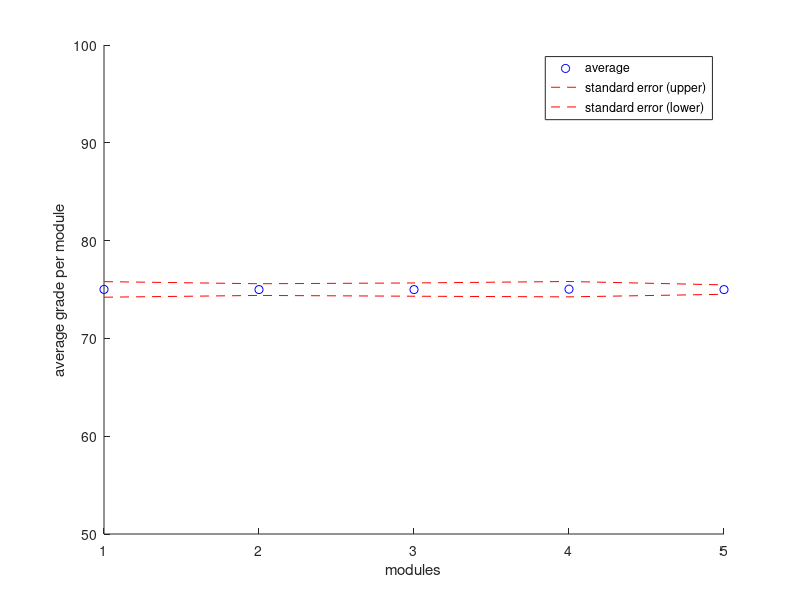

The MATLAB script that drew this image:
% Load exam grades
% Let's say that each row is a student and each column a module.
load('examgrades.mat');

% What is the average score per module?
average_per_module = mean(grades);
%Or "mean(grades,1);", 1 specifies that we want the mean over the columns. 
%For mean over the rows we would have "mean(grades,2);"

standard_deviation_per_module = std(grades);
%Or "std(grades,[],1);", 1 specifies that we want the mean over the columns. 
%For mean over the rows we would have "std(grades,[],2);"

standard_error_mean = standard_deviation_per_module ./ sqrt(size(grades,1));
%[nrows,ncols] = size(x) returns the dimensions of x; size(x,1) returns
%only the number of rows. n=length(x) returns the largest dimension

f = figure;
hold on
plot(1:length(average_per_module) , average_per_module , 'bo');
plot(1:length(average_per_module) , average_per_module+standard_error_mean , 'r--');
plot(1:length(average_per_module) , average_per_module-standard_error_mean , 'r--');
ylim([50,100]);
xlabel('modules');
ylabel('average grade per module');
legend({'average','standard error (upper)','standard error (lower)'});